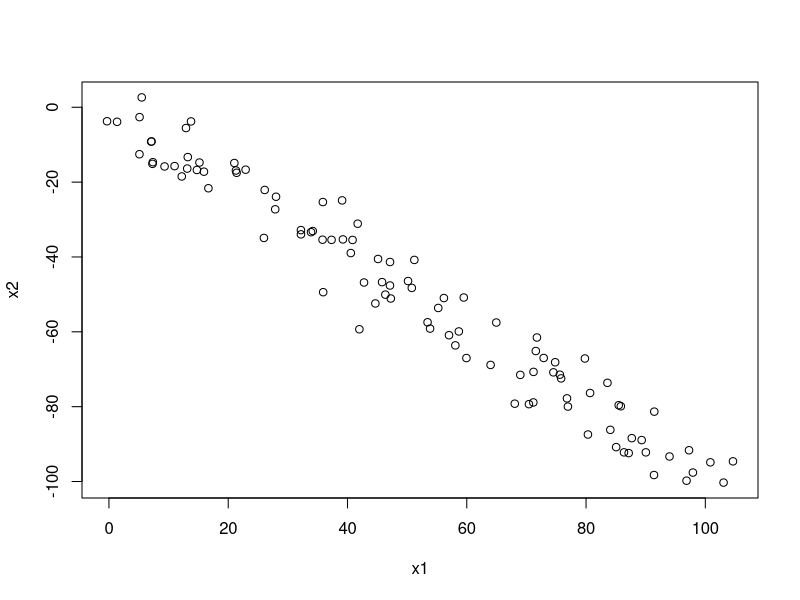
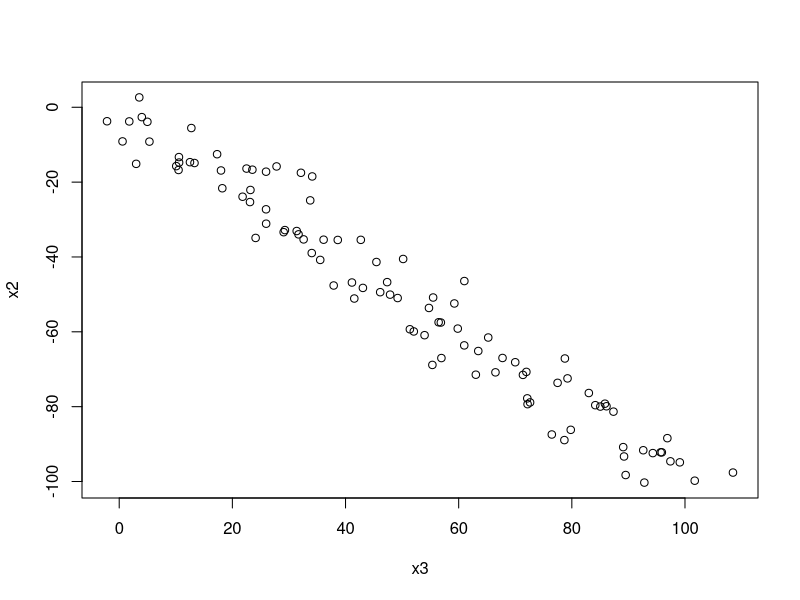
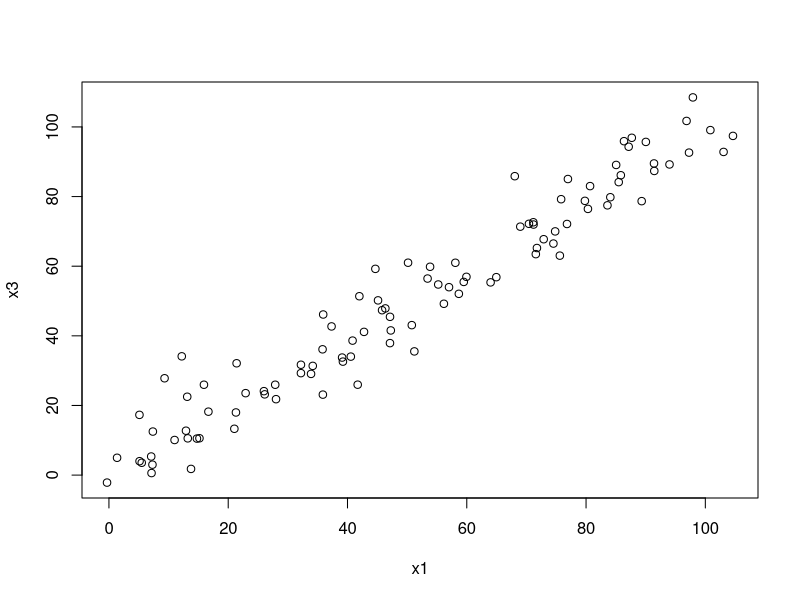

These figures' R source, in order:
noise1 <- rnorm(n = 100, mean = 0, sd = 5)
noise2 <- rnorm(n = 100, mean = 0, sd = 5)
noise3 <- rnorm(n = 100, mean = 0, sd = 5)

x1 <- 1:100 + noise1
x2 <- 1:100 + noise2
x2 <- -x2
x3 <- 1:100 + noise3

plot(x1, x2)
plot(x3, x2)
plot(x1,x3)